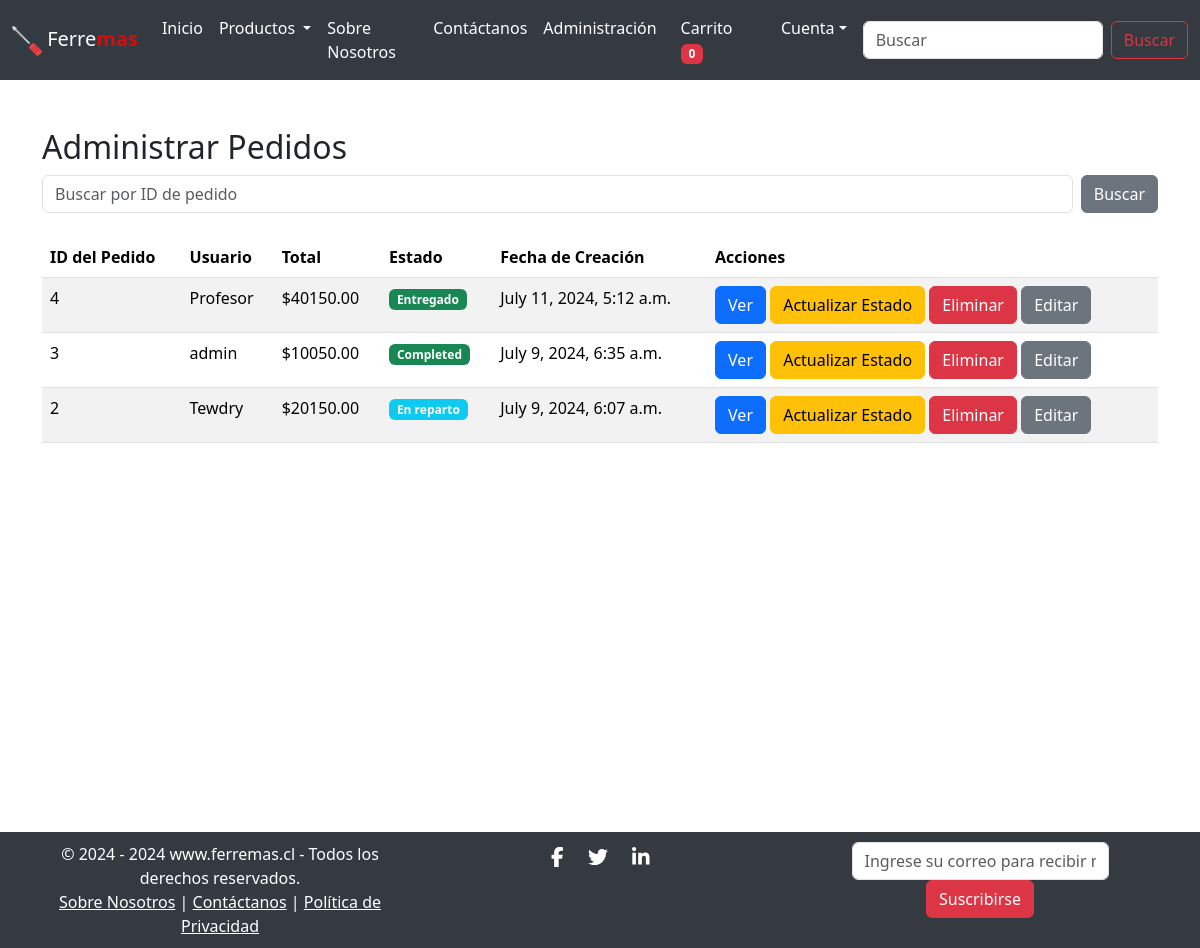
/admin-orders/ (signed in), run on the app's committed database.
### core/models.py (models this page shows, shortened)
class Order(models.Model):
    STATUS_CHOICES = [
        ('pending', 'Pending'),
        ('completed', 'Completed'),
        ('processing', 'En proceso'),
        ('shipped', 'Enviado'),
        ('in_transit', 'En tránsito'),
        ('out_for_delivery', 'En reparto'),
        ('delivered', 'Entregado'),
        ('delayed', 'Retrasado'),
        ('returned', 'Devuelto'),
        ('cancelled', 'Cancelado'),
        ('failed_delivery', 'Entrega fallida'),
    ]
    user = models.ForeignKey(User, related_name='orders', on_delete=models.CASCADE)
    total_amount = models.DecimalField(max_digits=10, decimal_places=2)
    status = models.CharField(max_length=20, choices=STATUS_CHOICES, default='pending')
    created_at = models.DateTimeField(auto_now_add=True)
    paypal_payment_id = models.CharField(max_length=100, blank=True, null=True)
    estimated_delivery_date = models.DateField(null=True, blank=True)
    deleted = models.BooleanField(default=False)

### core/views.py (the view)
# urls.py: path('admin-orders/', admin_orders, name='admin_orders'),
@staff_member_required
def admin_orders(request):
    orders = Order.objects.all().order_by('-created_at')
    return render(request, 'app/admin_orders.html', {'orders': orders})

### core/context_processors.py (called while the page is built)
def cart_item_count(request):
    if request.user.is_authenticated:
        cart_count = Cart.objects.filter(user=request.user).count()
    else:
        cart_count = 0
    return {'totalitems': cart_count}

### core/templatetags/custom_filters.py (called while the page is built)
@register.filter(name='has_group')
def has_group(user, group_name):
    return user.groups.filter(name=group_name).exists()

### core/templates/app/admin_orders.html (shortened to what this page needs)
{% extends 'app/base.html' %}
{% block main-content %}
<div class="container my-5">
    <h2>Administrar Pedidos</h2>
    <form method="GET" action="{% url 'admin_order_search' %}" class="d-flex mb-4">
        <input type="text" name="q" class="form-control me-2" placeholder="Buscar por ID de pedido" value="{{ request.GET.q }}">
        <button type="submit" class="btn btn-secondary">Buscar</button>
    </form>
    <table class="table table-striped">
        <thead>
            <tr>
                <th>ID del Pedido</th>
                <th>Usuario</th>
                <th>Total</th>
                <th>Estado</th>
                <th>Fecha de Creación</th>
                <th>Acciones</th>
            </tr>
        </thead>
        <tbody>
            {% for order in orders %}
            <tr>
                <td>{{ order.id }}</td>
                <td>{{ order.user.username }}</td>
                <td>${{ order.total_amount }}</td>
                <td>
                    <span class="badge
                    {% if order.status == 'pending' %} bg-warning text-dark
                    {% elif order.status == 'completed' %} bg-success
                    {% elif order.status == 'processing' %} bg-primary
                    {% elif order.status == 'shipped' %} bg-info
                    {% elif order.status == 'in_transit' %} bg-primary
                    {% elif order.status == 'out_for_delivery' %} bg-info
                    {% elif order.status == 'delivered' %} bg-success
                    {% elif order.status == 'delayed' %} bg-danger
                    {% elif order.status == 'returned' %} bg-warning
                    {% elif order.status == 'cancelled' %} bg-danger
                    {% elif order.status == 'failed_delivery' %} bg-danger
                    {% endif %}">
                    {{ order.get_status_display }}
                    </span>
                </td>
                <td>{{ order.created_at }}</td>
                <td>
                    <a href="{% url 'order_detail' order.id %}" class="btn btn-primary">Ver</a>
                    <a href="{% url 'update_order_status' order.id %}" class="btn btn-warning">Actualizar Estado</a>
                    <a href="{% url 'delete_order' order.id %}" class="btn btn-danger" onclick="return confirm('¿Estás seguro de que deseas eliminar este pedido?');">Eliminar</a>
                    <a href="{% url 'edit_order' order.id %}" class="btn btn-secondary">Editar</a>
                </td>
            </tr>
            {% empty %}
            <tr>
                <td colspan="6">No se encontraron pedidos que coincidan con tu búsqueda.</td>
            </tr>
            {% endfor %}
        </tbody>
    </table>
</div>
{% endblock main-content %}

### data on the page
Order: id "4", user.username "Profesor", total_amount "40150.00", status "Entregado", created_at "July 11, 2024, 5:12 a.m."
Order: id "3", user.username "admin", total_amount "10050.00", status "Completed", created_at "July 9, 2024, 6:35 a.m."
Order: id "2", user.username "Tewdry", total_amount "20150.00", status "En reparto", created_at "July 9, 2024, 6:07 a.m."

### other printed values
{{ totalitems }} "0"
